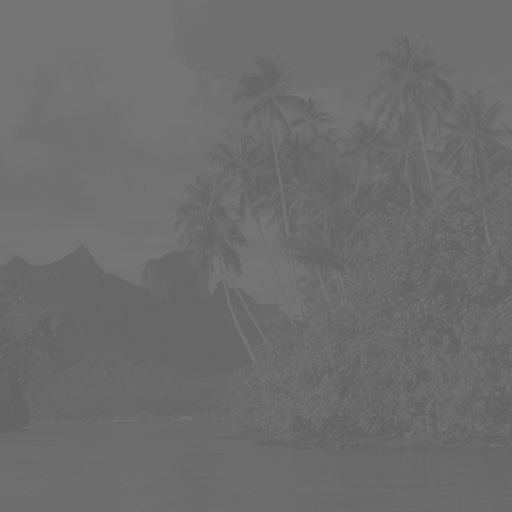
#> input picture rainriver.bmp, 512 x 512 px, found by its file name
$ jupyter execute pbl1_2022_demo1.ipynb   (shell and % lines are left out)
#> lines starting #> are read from the running program, lines starting #| are printed output that depends on the picture
[cell 1]
import numpy as np
import cv2 as cv
from pbl1.imutils import imshow

[cell 2]
img = cv.imread('/content/pbl1/rainriver.bmp', cv.IMREAD_GRAYSCALE)
#> img is the input picture: shape (512, 512); min 99, max 118, mean 108.6
img = img.astype(np.float32)

[h, w] = img.shape
#> h = 512; w = 512
print("Width = ", w)
#| Width =  512
print("Height = ", h)
#| Height =  512

imshow(img, cmap="gray")
#> (this line was passed over: pbl1 is not available in this run)

[cell 3]
img_res = np.zeros((h, w), dtype=np.float32)

alpha = 4
beta = -200

min_val = img.min()
#> min_val = 99
max_val = img.max()
#> max_val = 118
alpha = 1/(max_val-min_val)
#> alpha = 0.0526
beta = min_val/(max_val-min_val)
#> beta = 5.21

for y in range(0, h):
  for x in range(0, w):
    # img_res[y, x] = alpha*img[y, x] + beta
    img_res[y, x] = 255*(img[y, x] - min_val) / (max_val - min_val)
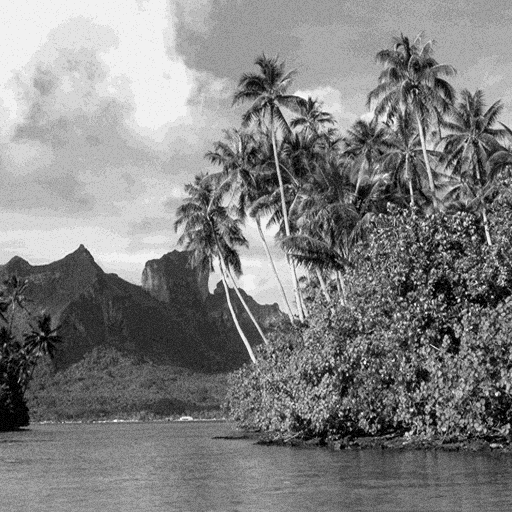
#> img_res: shape (512, 512) float32; min 0, max 255, mean 129.1

    # [4 lines of commented-out code are left out]

img_res = img_res.clip(0, 255)
imshow(img_res, "gray")
#> (this line was passed over: pbl1 is not available in this run)

print(img_res.min())
#| 0.0
print(img_res.max())
#| 255.0
